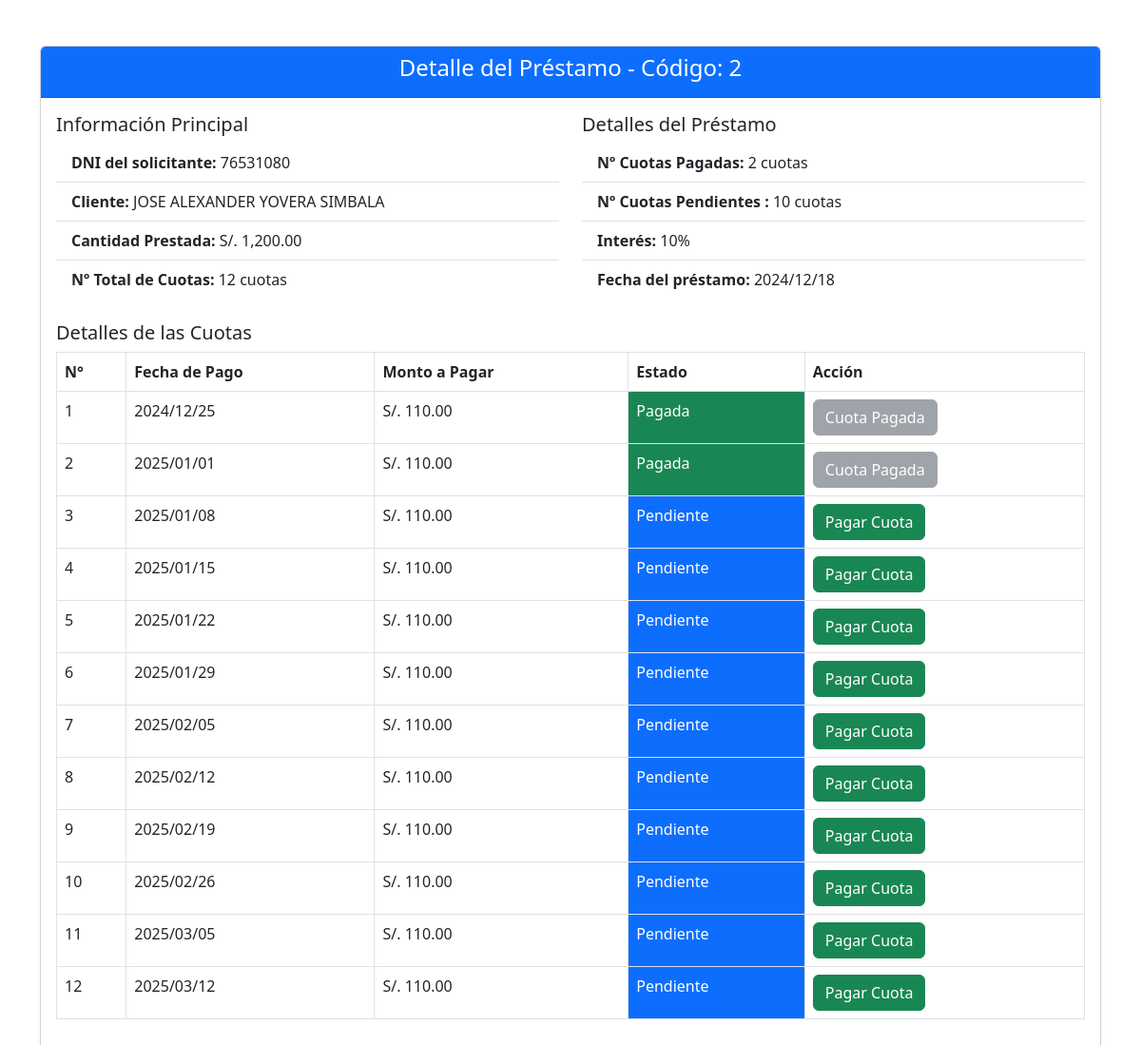
The app's page /vistas/detalle_pre.php?codigo=2 with its own data.
### tables this page shows
CREATE TABLE `prestamos`  (
  `codigo` int NOT NULL AUTO_INCREMENT,
  `dni` varchar(8) NULL DEFAULT NULL,
  `tipo` varchar(255) NULL DEFAULT NULL,
  `cantidad_prestar` float NULL DEFAULT NULL,
  `interes` int NULL DEFAULT NULL,
  `cuotas` float NULL DEFAULT NULL,
  `pago_mensual` float NULL DEFAULT NULL,
  `color` int NULL DEFAULT NULL,
  `estado` varchar(255) NULL DEFAULT NULL,
  `fecha_registro` date NULL DEFAULT NULL,
  PRIMARY KEY (`codigo`) USING BTREE,
  INDEX `prestamos_clientees`(`dni` ASC) USING BTREE,
  CONSTRAINT `prestamos_clientees` FOREIGN KEY (`dni`) REFERENCES `clientes` (`dni`) ON DELETE RESTRICT ON UPDATE RESTRICT
);

CREATE TABLE `clientes`  (
  `dni` varchar(8) NOT NULL,
  `apellidos` varchar(255) NULL DEFAULT NULL,
  `nombres` varchar(255) NULL DEFAULT NULL,
  `direccion` varchar(255) NULL DEFAULT NULL,
  `referencia` varchar(255) NULL DEFAULT NULL,
  PRIMARY KEY (`dni`) USING BTREE
);

### vistas/detalle_pre.php (the view, shortened to what this page needs)
<!DOCTYPE html>
<html lang="es">
<head>
    <link href="https://cdn.jsdelivr.net/npm/bootstrap@5.3.0-alpha1/dist/css/bootstrap.min.css" rel="stylesheet">
    <link rel="stylesheet" href="https://cdn.jsdelivr.net/npm/bootstrap-icons@1.11.3/font/bootstrap-icons.min.css">
</head>
<body>
<div class="container my-5">
    <div class="row">
    <?php
include("../conexion/conexion.php");
$codi = isset($_GET['codigo']) ? $_GET['codigo'] : null;
if ($codi) {
    $sql = "SELECT p.*, c.nombres, c.apellidos
            FROM prestamos p
            INNER JOIN clientes c ON p.dni = c.dni
            WHERE p.codigo = ?";
    $stmt = $cnn->prepare($sql);
    if ($stmt) {
        $stmt->bind_param("i", $codi);
        $stmt->execute();
        $result = $stmt->get_result();
        if ($result->num_rows > 0) {
            while ($row = $result->fetch_assoc()) {
                $sqlCuotasPagadas = "SELECT numero_cuota FROM detalle_prestamos WHERE codigo = ? AND estado = 'Pagado'";
                $stmtCuotasPagadas = $cnn->prepare($sqlCuotasPagadas);
                $stmtCuotasPagadas->bind_param("i", $codi);
                $stmtCuotasPagadas->execute();
                $resultCuotasPagadas = $stmtCuotasPagadas->get_result();
                $cuotasPagadasArray = [];
                while ($cuota = $resultCuotasPagadas->fetch_assoc()) {
                    $cuotasPagadasArray[] = $cuota['numero_cuota'];
                }
                $cuotasPagadas = count($cuotasPagadasArray);
                echo '<div class="col-12">';
                echo '<div class="card shadow-sm">';
                echo '<div class="card-header bg-primary text-white text-center">';
                echo '<h4 class="card-title">Detalle del Préstamo - Código: ' . htmlspecialchars($row['codigo']) . '</h4>';
                echo '</div>';
                echo '<div class="card-body">';
                echo '<div class="row">';
                echo '<div class="col-md-6">';
                echo '<h5 class="card-title">Información Principal</h5>';
                echo '<ul class="list-group list-group-flush">';
                echo '<li class="list-group-item"><strong>DNI del solicitante:</strong> ' . htmlspecialchars($row['dni']) . '</li>';
                echo '<li class="list-group-item"><strong>Cliente: </strong> ' . htmlspecialchars($row['nombres'] . " " . $row['apellidos']) . '</li>';
                echo '<li class="list-group-item"><strong>Cantidad Prestada:</strong> S/. ' . number_format($row['cantidad_prestar'], 2) . '</li>';
                echo '<li class="list-group-item"><strong>Nº Total de Cuotas:</strong> ' . intval($row['cuotas']) . ' cuotas</li>';
                echo '</ul>';
                echo '</div>';
                echo '<div class="col-md-6">';
                echo '<h5 class="card-title">Detalles del Préstamo</h5>';
                echo '<ul class="list-group list-group-flush">';
                echo '<li class="list-group-item"><strong>Nº Cuotas Pagadas:</strong> ' . intval($cuotasPagadas) . ' cuotas</li>';
                echo '<li class="list-group-item"><strong>Nº Cuotas Pendientes :</strong> ' . (intval($row['cuotas']) - intval($cuotasPagadas)) . ' cuotas</li>';
                echo '<li class="list-group-item"><strong>Interés:</strong> ' . htmlspecialchars($row['interes']) . '%</li>';
                echo '<li class="list-group-item"><strong>Fecha del préstamo:</strong> ' . htmlspecialchars(date("Y/m/d", strtotime($row['fecha_registro']))) . '</li>';
                echo '</ul>';
                echo '</div>';
                echo '</div>';
                echo '<div class="mt-4">';
                echo '<h5>Detalles de las Cuotas</h5>';
                echo '<table class="table table-bordered">';
                echo '<thead><tr><th>N°</th><th>Fecha de Pago</th><th>Monto a Pagar</th><th>Estado</th><th>Acción</th></tr></thead>';
                echo '<tbody>';
                $cuotas = intval($row['cuotas']);
                $monto_por_cuota = floatval(str_replace(',', '.', $row['pago_mensual']));
                $fecha_pago_inicial = strtotime($row['fecha_registro']);
                $frecuencia = strtolower($row['tipo']);
                $sqlDetalle = "SELECT numero_cuota, estado FROM detalle_prestamos WHERE codigo = ?";
                $stmtDetalle = $cnn->prepare($sqlDetalle);
                $stmtDetalle->bind_param("i", $codi);
                $stmtDetalle->execute();
                $resultDetalle = $stmtDetalle->get_result();
                $detallePrestamos = [];
                while ($detalle = $resultDetalle->fetch_assoc()) {
                    $detallePrestamos[intval($detalle['numero_cuota'])] = strtolower($detalle['estado']);
                }
                for ($i = 1; $i <= $cuotas; $i++) {
                    switch ($frecuencia) {
                        case 'semanal':
                            $fecha_pago_inicial = strtotime("+1 week", $fecha_pago_inicial);
                            break;
                    }
                    $fecha_pago_formateada = date("Y/m/d", $fecha_pago_inicial);
                    if (isset($detallePrestamos[$i]) && $detallePrestamos[$i] === 'pagado') {
                        $estado = 'Pagada';
                        $estado_clase = 'bg-success';
                    } else {
                        $fecha_hoy = strtotime("today");
                        if ($fecha_pago_inicial < $fecha_hoy) {
                            $estado = 'Vencido';
                            $estado_clase = 'bg-danger';
                        } else {
                            $estado = 'Pendiente';
                            $estado_clase = 'bg-primary';
                        }
                    }
                    echo '<tr>';
                    echo '<td>' . $i . '</td>';
                    echo '<td>' . htmlspecialchars($fecha_pago_formateada) . '</td>';
                    echo '<td>S/. ' . number_format($monto_por_cuota, 2) . '</td>';
                    echo '<td class="' . $estado_clase . ' text-white">' . $estado . '</td>';
                    if ($estado === 'Pagada') {
                        echo '<td><button class="btn btn-secondary" disabled>Cuota Pagada</button></td>';
                    } else if ($estado === 'Vencido') {
                        echo '<td><button class="btn btn-danger" disabled>Cuota Vencida</button></td>';
                    } else {
                        echo '<td><button class="btn btn-success" data-bs-toggle="modal" data-bs-target="#pagoModal"
                               onclick="setPagoDetails(' . htmlspecialchars($row['codigo']) . ', \'' . htmlspecialchars($fecha_pago_formateada) . '\', \'' . htmlspecialchars($estado) . '\', ' . htmlspecialchars($monto_por_cuota) . ', ' . htmlspecialchars($i) . ')">Pagar Cuota</button></td>';
                    }
                    echo '</tr>';
                }
                echo '</tbody>';
                echo '</table>';
                echo '</div>';
                echo '</div>';
                echo '</div>';
                echo '</div>';
            }
        } else {
            echo '<div class="col-12">';
            echo '<div class="alert alert-warning" role="alert">';
            echo 'No se encontró información para el código de préstamo: ' . htmlspecialchars($codi);
            echo '</div>';
            echo '</div>';
        }
    } else {
        echo '<div class="col-12">';
        echo '<div class="alert alert-danger" role="alert">';
        echo 'Error al preparar la consulta: ' . htmlspecialchars($cnn->error);
        echo '</div>';
        echo '</div>';
    }
} else {
    echo '<div class="col-12">';
    echo '<div class="alert alert-info" role="alert">';
    echo 'Por favor, proporcione un código de préstamo válido.';
    echo '</div>';
    echo '</div>';
}
        ?>
    </div>
</div>
</body>
</html>

### records on screen
prestamos: codigo "2", dni "76531080", dni.apellidos "JOSE ALEXANDER YOVERA SIMBALA", cantidad_prestar "1,200.00", cuotas "12", cuotasPagadas "2", intval($row['cuotas'])-intval($cuotasPagadas) "10", interes "10", fecha_registro "2024/12/18", fecha_registro "2024/12/25", pago_mensual "110.00", estado "Pagada", fecha_registro "2025/01/01", fecha_registro "2025/01/08", fecha_registro "Pendiente", fecha_registro "2025/01/15", fecha_registro "2025/01/22", fecha_registro "2025/01/29", fecha_registro "2025/02/05", fecha_registro "2025/02/12", fecha_registro "2025/02/19", fecha_registro "2025/02/26", fecha_registro "2025/03/05", fecha_registro "2025/03/12"
